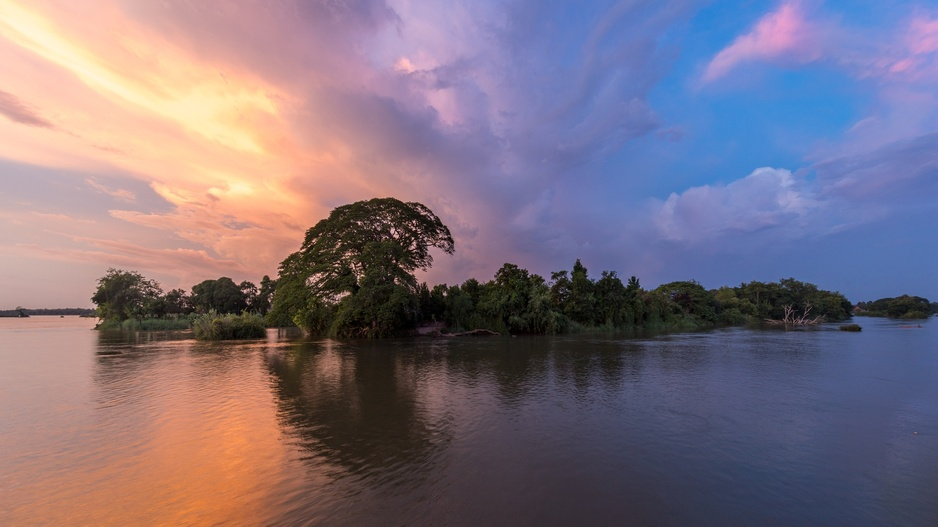
#> input picture new_bgs/bg_pink_sunset_island.jpg, 938 x 527 px, shrunk from 1920 x 1080 before the run, found by its file name
$ python test_new_style.py
#> lines starting #> are read from the running program, lines starting #| are printed output that depends on the picture
import os
import subprocess
from PIL import Image, ImageFilter, ImageEnhance

base = "C:/Users/DELL/.gemini/antigravity/scratch/auto_lyric_video"
new_bgs = f"{base}/new_bgs"
test_dir = f"{base}/test"

# 1. Generate gentle blur variants (radius=10)
bgs = ["bg_pink_sunset_island.jpg", "bg_mountain_dusk.jpg"]

for b in bgs:
    src = os.path.join(new_bgs, b)
    img = Image.open(src)
#> img is the input picture: PIL image 938x527 RGB; mean R, G, B 126.4, 113.2, 127.6
    # Gentle subtle blur (radius 10 instead of 32!)
    gentle_blur = img.filter(ImageFilter.GaussianBlur(radius=10))
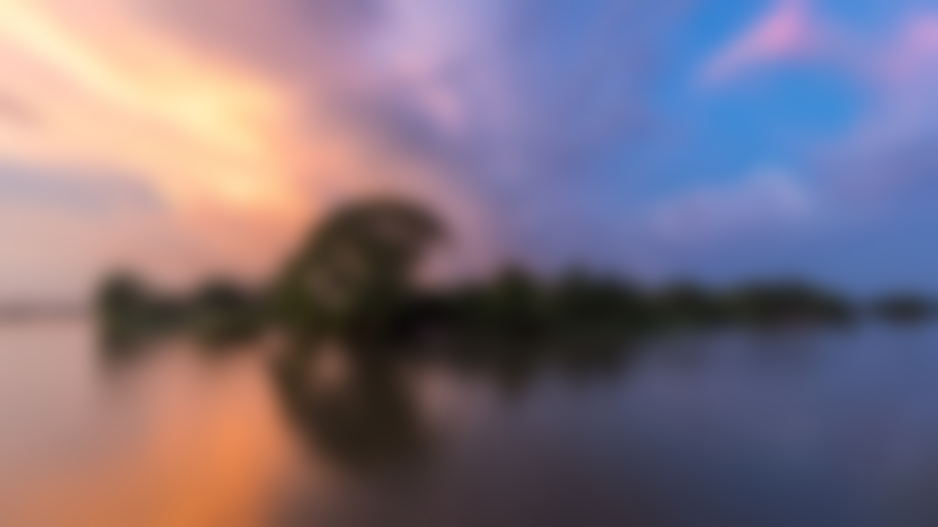
#> gentle_blur: PIL image 938x527 RGB; mean R, G, B 126.4, 113.2, 127.6
    # Subtle 5% contrast boost to keep it vivid, no dark dimming
    gentle_blur = ImageEnhance.Contrast(gentle_blur).enhance(1.05)
    out_blur = os.path.join(new_bgs, f"subtle_blur_{b}")
    gentle_blur.save(out_blur, "JPEG", quality=95)
    print(f"Created subtle blur for {b}")
#> pass 2 of the loop `for b in bgs:`:
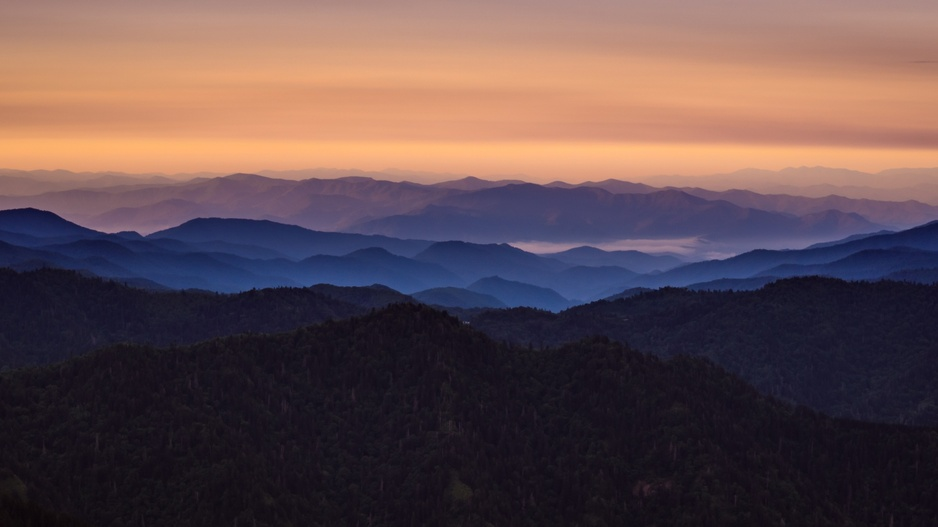
#> input picture new_bgs/bg_mountain_dusk.jpg, 938 x 527 px, shrunk from 1920 x 1080 before the run, found by its file name
#> img is the input picture: PIL image 938x527 RGB; mean R, G, B 98.3, 76.3, 78.7
#> `gentle_blur = img.filter(ImageFilter.GaussianBlur(radius=10))`:
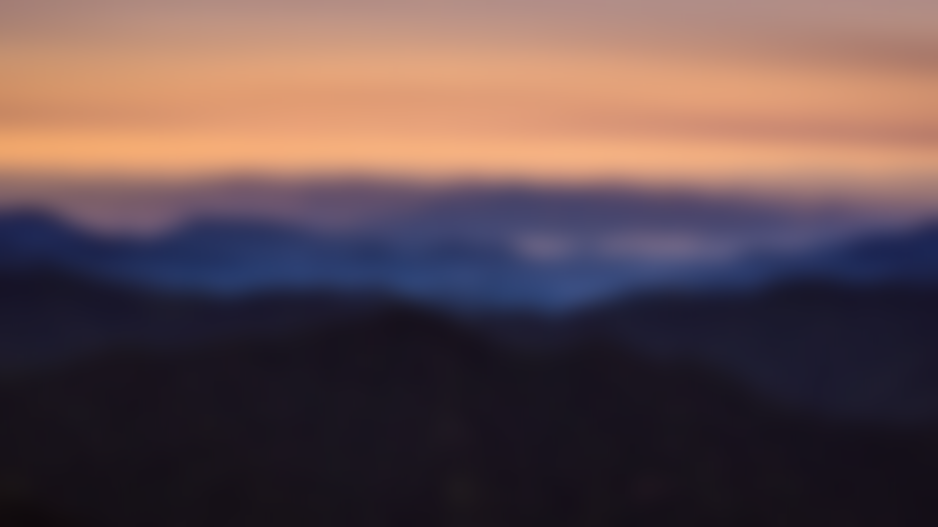
#> gentle_blur: PIL image 938x527 RGB; mean R, G, B 98.3, 76.2, 78.7

# 2. Create updated ASS subtitle file with BIGGER lyric font size (145 instead of 120)
ass_content = """[Script Info]
Title: That Should Be Me - Bigger Lyrics
ScriptType: v4.00+
PlayResX: 1920
PlayResY: 1080
WrapStyle: 0
ScaledBorderAndShadow: yes

[V4+ Styles]
Format: Name, Fontname, Fontsize, PrimaryColour, SecondaryColour, OutlineColour, BackColour, Bold, Italic, Underline, StrikeOut, ScaleX, ScaleY, Spacing, Angle, BorderStyle, Outline, Shadow, Alignment, MarginL, MarginR, MarginV, Encoding
Style: TitleCard,Patrick Hand,185,&H002A202A,&H000000FF,&H002A202A,&H60000000,1,0,0,0,95,115,3,0,1,1.2,1.2,5,50,50,50,1
Style: Lyric,Patrick Hand,148,&H002A202A,&H000000FF,&H002A202A,&H60000000,0,0,0,0,95,115,1,0,1,0.8,0.8,5,50,50,50,1

[Events]
Format: Layer, Start, End, Style, Name, MarginL, MarginR, MarginV, Effect, Text
Dialogue: 0,0:00:00.50,0:00:04.50,TitleCard,,0,0,0,,{\\pos(960,470)\\fad(500,400)}THAT SHOULD BE ME\\N{\\fs85\\fsp4}Justin Bieber
Dialogue: 0,0:00:05.88,0:00:10.83,Lyric,,0,0,0,,{\\pos(960,470)\\fad(200,200)}EVERYBODY'S LAUGHIN'\\NIN MY MIND
Dialogue: 0,0:00:12.33,0:00:17.73,Lyric,,0,0,0,,{\\pos(960,470)\\fad(200,200)}RUMOURS SPREADIN' 'BOUT\\NTHIS OTHER GUY
Dialogue: 0,0:00:32.41,0:00:35.24,Lyric,,0,0,0,,{\\pos(960,470)\\fad(200,200)}THAT SHOULD BE ME\\NHOLDIN' YOUR HAND
"""

ass_path = f"{base}/lyrics_bigger.ass"
with open(ass_path, "w", encoding="utf-8") as f:
    f.write(ass_content)

print("Saved lyrics_bigger.ass (Fontsize: 148, up from 120)")

# 3. Render test frames for comparison
ass_esc = "C\\\\:/Users/DELL/.gemini/antigravity/scratch/auto_lyric_video/lyrics_bigger.ass"
fonts_esc = "C\\\\:/Users/DELL/.gemini/antigravity/scratch/auto_lyric_video/fonts"

tests = [
    # Background 1: Pink sunset island (original sharp)
    (f"{new_bgs}/bg_pink_sunset_island.jpg", f"{test_dir}/test_pink_sharp_title.png", "00:00:02"),
    # Background 1: Pink sunset island (subtle blur with bigger lyrics)
    (f"{new_bgs}/subtle_blur_bg_pink_sunset_island.jpg", f"{test_dir}/test_pink_subtle_verse1.png", "00:00:07"),
    (f"{new_bgs}/subtle_blur_bg_pink_sunset_island.jpg", f"{test_dir}/test_pink_subtle_chorus.png", "00:00:33"),
    # Background 2: Mountain dusk (subtle blur with bigger lyrics)
    (f"{new_bgs}/subtle_blur_bg_mountain_dusk.jpg", f"{test_dir}/test_mountain_subtle_verse1.png", "00:00:07")
]

for bg, out_img, ss in tests:
    cmd = [
        "ffmpeg", "-y",
        "-loop", "1", "-t", "40", "-i", bg,
        "-vf", f"subtitles={ass_esc}:fontsdir={fonts_esc}",
        "-ss", ss, "-vframes", "1",
        out_img
    ]
#> (the run stopped early here; a loop or call above may not have finished)
